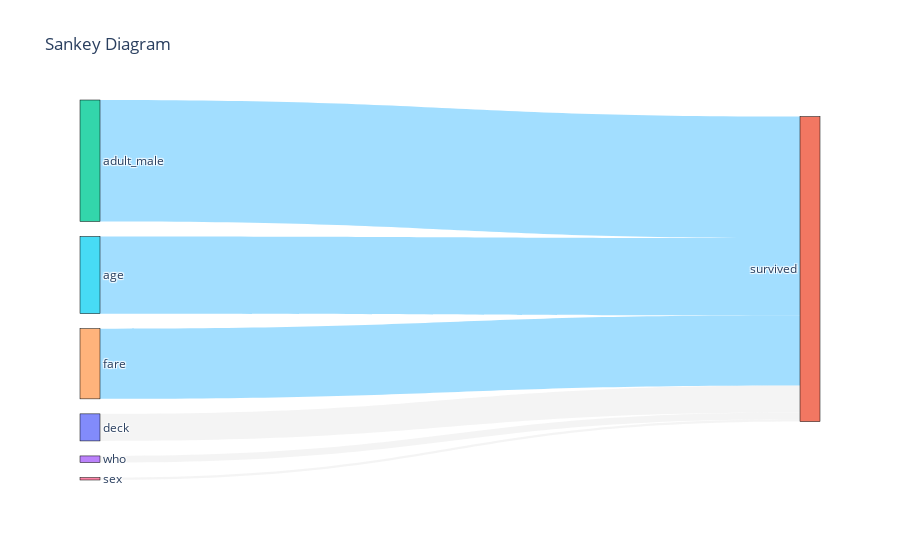

This figure's notebook cell:
### Markdown cell above
## 5. Feature Importance and Visualization

Let's use advanced visualizations to explore feature importances and relationships.

### Code cell
engine = GraphAnalyzerEngine()
engine.analyze(X_transformed, pd.DataFrame(y))
store = engine.get_store()
relabel_targets_in_store(store, label_map)
fig_sankey = VisualizerFactory.make_sankey(store, show_feature_feature_links=False)
fig_sankey.show()

### Figure 1 — Plotly figure (JSON) as saved in the notebook; plotly's stock layout.template omitted (floating-point values rounded to 4 significant figures)
{"data": [{"link": {"color": ["rgba(200,200,200,0.2)", "rgba(100,200,255,0.6)", "rgba(100,200,255,0.6)", "rgba(200,200,200,0.2)", "rgba(100,200,255,0.6)", "rgba(200,200,200,0.2)"], "source": [6, 5, 4, 3, 2, 0], "target": [1, 1, 1, 1, 1, 1], "value": [0.006721, 0.2111, 0.1921, 0.01807, 0.3323, 0.07405]}, "node": {"label": ["deck", "survived", "adult_male", "who", "fare", "age", "sex"], "line": {"color": "black", "width": 0.5}, "pad": 15, "thickness": 20}, "type": "sankey"}], "layout": {"font": {"size": 12}, "title": {"text": "Sankey Diagram"}}}
